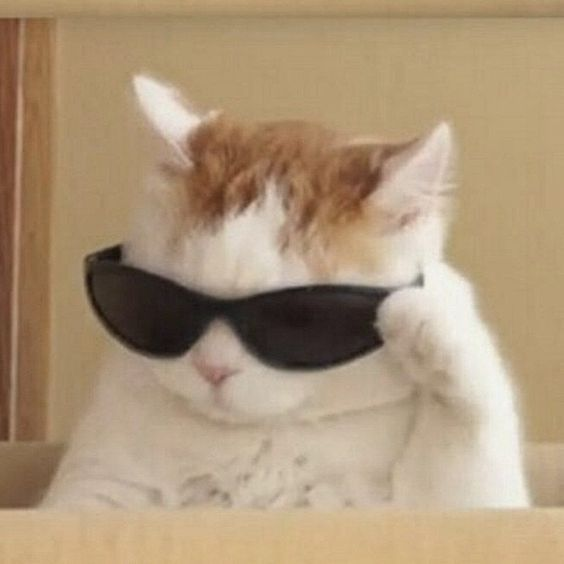
#> input picture learn_opencv_using_python/Photos/cat_smart.jfif, 564 x 564 px, found by its file name
$ python transformations.py
#> lines starting #> are read from the running program, lines starting #| are printed output that depends on the picture
# Image transformations

import cv2 as cv
import numpy as np

img = cv.imread("learn_opencv_using_python\Photos\cat_smart.jfif")
#> img is the input picture: shape (564, 564, 3); mean B, G, R 121.3, 150.1, 173.1

cv.imshow('Cat', img)

# --------------------------------------------

# Translation

# Shifting an Image along the x and y axis.
# You can shift image up, down, left and right using translation.
# x and y stands for number of pixels you want to shift along the x and y axis respectively.


def translate(img, x, y):
    # To translate an image we need to create a translation matrix.
#> called with x = -100, y = -100
    transMat = np.float32([[1, 0, x], [0, 1, y]])
    # dimentions of the image.
    # img.shape[1] is width and img.shape[0] is height of the image.
    dimentions = (img.shape[1], img.shape[0])
#> dimentions = (564, 564)
    # (img, transition matrix, dimentions)
    return cv.warpAffine(img, transMat, dimentions)
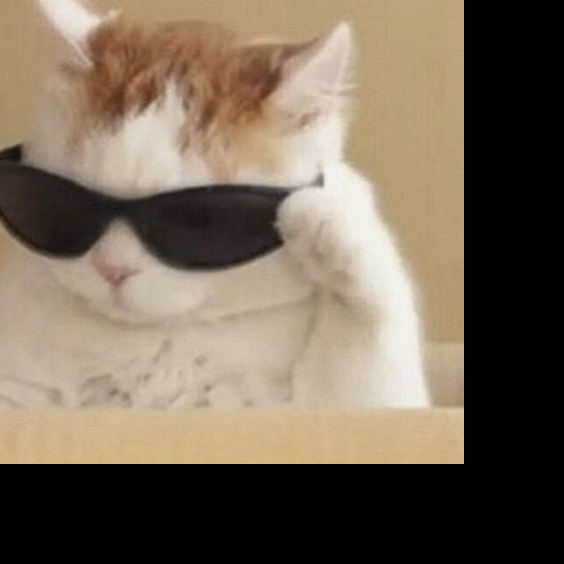
#> returned value: shape (564, 564, 3); mean of channels 0, 1, 2 87.9, 105.2, 119.3; drawn as B, G, R

# -x --> left
# -y --> up
# x --> right
# y --> down

# Creating translated image.
translated = translate(img, -100, -100)
cv.imshow('Translated', translated)

# -----------------------------------------------------

# Rotation

# Rotating an image by some angle.
# Opencv allows you to specify any rotation point that you like to rotate the image around.
def rotate(img, angle, rotPoint=None):
#> called with angle = -45
    (height, width) = img.shape[:2]
#> height = 564; width = 564

    if rotPoint is None:
        rotPoint = (width // 2, height // 2)
#> rotPoint = (282, 282)

    # Rotation Matrix (rotation point, angle, scale value)
    rotMat = cv.getRotationMatrix2D(rotPoint, angle, 1.0)
    dimentions = (width, height)
#> dimentions = (564, 564)

    return cv.warpAffine(img, rotMat, dimentions)
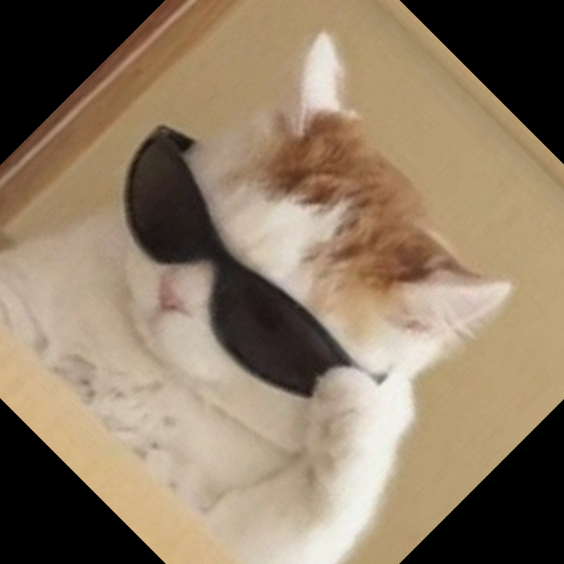
#> returned value: shape (564, 564, 3); mean of channels 0, 1, 2 101.1, 123.7, 142.1; drawn as B, G, R

# negative angle value --> clockwise
# positive angle value --> anti-clockwise
rotated = rotate(img, -45)
cv.imshow('Rotated', rotated)

rotated_rotated = rotate(rotated, -45)
#> call 2 of rotate, with angle = -45
#> in rotate (call 2), `return cv.warpAffine(img, rotMat, dimentions)`:
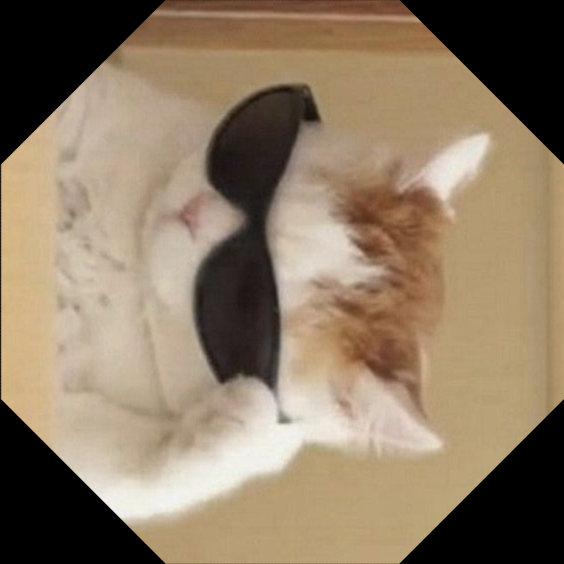
#> returned value: shape (564, 564, 3); mean of channels 0, 1, 2 101, 123.6, 141.9; drawn as B, G, R
cv.imshow('Rotated Rotated', rotated_rotated)

# ----------------------------------------------

# Resizing
# cv.resize(image, Destination size, interpolation)
resized = cv.resize(img, (500, 500), interpolation=cv.INTER_CUBIC)
cv.imshow('Resized', resized)

# -----------------------------------------------

# Flipping
# cv.flip(image, flip code)
# flip code = 0 means flipping the image vertically,
# 1 means horizontally or over the y axis and
# -1 means flipping img both verticallyas well as horizontally.
flip = cv.flip(img, 0)
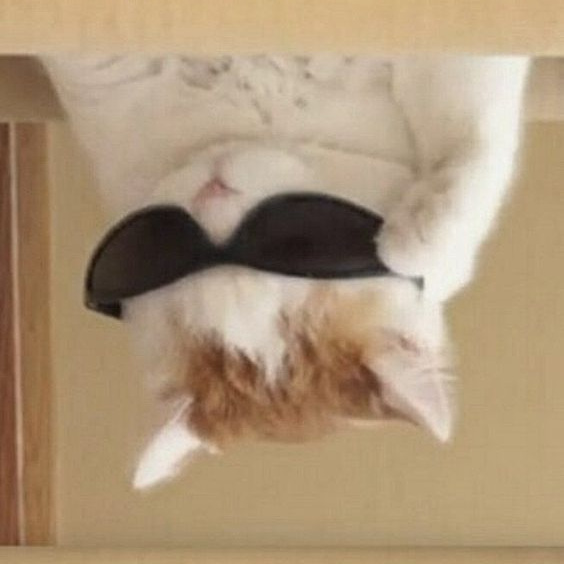
#> flip: shape (564, 564, 3); mean B, G, R 121.3, 150.1, 173.1
cv.imshow('Flip', flip)

# ------------------------------------------------

# Cropping

# img[slicing]
cropped = img[200:400, 300:400]
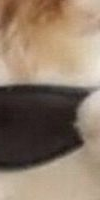
#> cropped: shape (200, 100, 3); mean B, G, R 103.5, 121.6, 140.9
cv.imshow('Cropped', cropped)

cv.waitKey(0)

$ run again, with learn_opencv_using_python/Photos/cat_large.jfif copied over learn_opencv_using_python/Photos/cat_smart.jfif
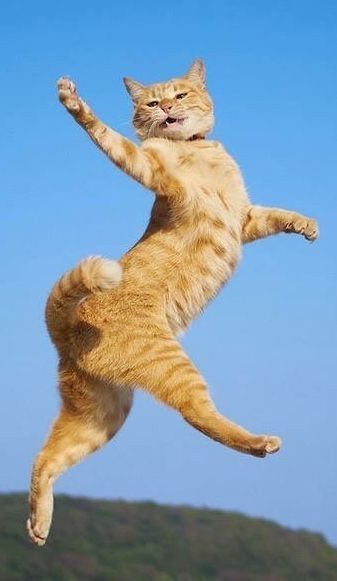
#> input picture learn_opencv_using_python/Photos/cat_large.jfif, 337 x 581 px, found by its file name
#> img is the input picture: shape (581, 337, 3); mean B, G, R 178.8, 156.1, 129.1
#> `flip = cv.flip(img, 0)`:
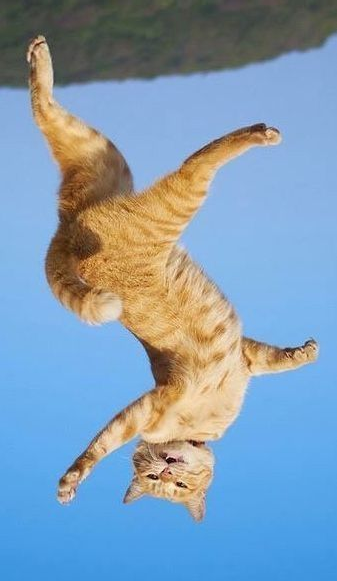
#> flip: shape (581, 337, 3); mean B, G, R 178.8, 156.1, 129.1
#> `cropped = img[200:400, 300:400]`:
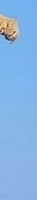
#> cropped: shape (200, 37, 3); mean B, G, R 227.7, 179.6, 132.9
